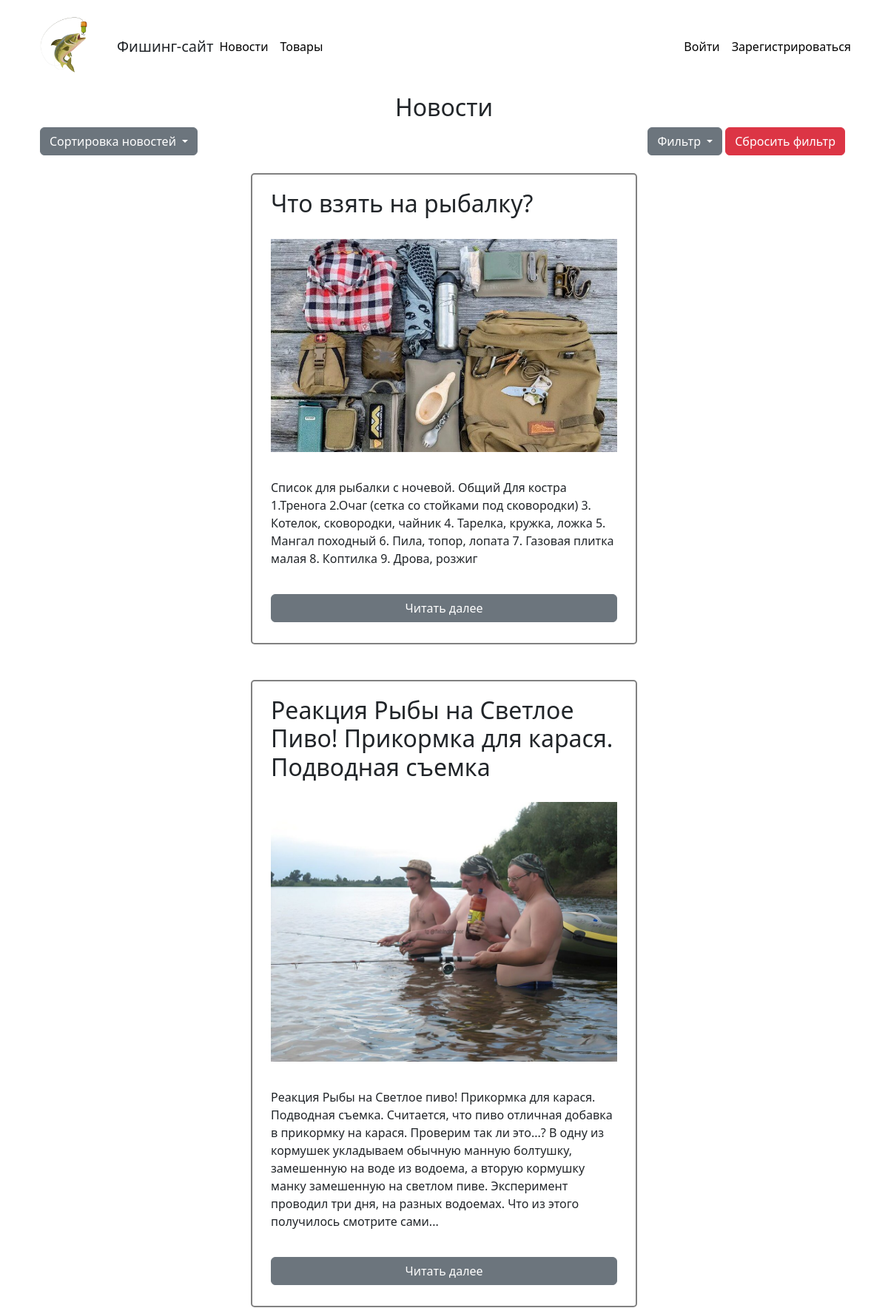
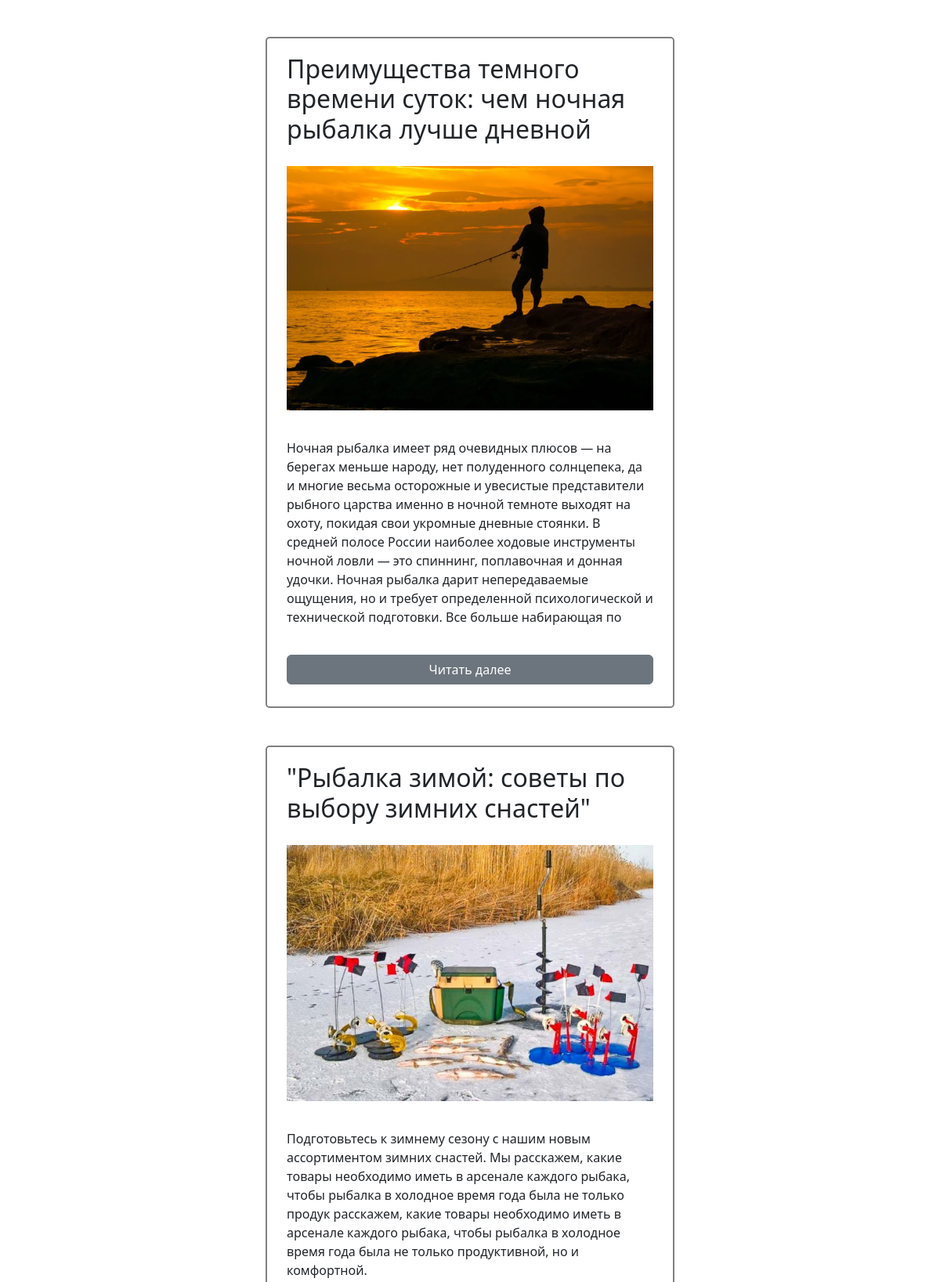
Page /news/ (upper part) on the committed database (2 pictures, top to bottom).
### core/app/news/models.py (models this page shows)
class News(db.Model):
    __tablename__ = "news"
    id = db.Column(db.Integer, primary_key=True)
    title = db.Column(db.String(100), nullable=False)
    picture = db.Column(
        db.String(200),
        nullable=True,
    )
    text = db.Column(
        db.String(500),
        nullable=False,
    )
    author_id = db.Column(db.Integer, db.ForeignKey("users.id", name="author"))
    author = db.relationship(User)
    news_type = db.Column(
        sqlalchemy.Enum(NewsType),
        default=NewsType.regular,
    )
    is_published = db.Column(
        db.Boolean,
        nullable=False,
        default=True,
    )
    created_at = db.Column(db.DateTime, default=datetime.now)

### core/routes/news/routes.py (the view)
@news_bp.route("/news/", methods=["GET"])
def get_news():
    page = request.args.get("page")
    news_type = request.args.get("news_type")
    sorting = request.args.get("sorting")
    use_case = GetNewsUseCase(
        news_service=NewsService,
    )
    page = abs(int(page)) if page else 1
    news, page_quantity = use_case.execute(
        page=page, news_type=news_type, sorting=sorting
    )
    return render_template(
        "news/news.html",
        news=news,
        page=page,
        page_quantity=page_quantity,
        news_type=news_type,
        sorting=sorting,
    )

### core/app/news/services.py (called while the page is built)
    def get_published_news(
        page: str | None, news_type: str | None, sorting: str | None
    ):
        sorting = sorting if sorting else "default"
        query = db.session.query(News).filter(News.is_published == True)
        if news_type:
            query = query.filter(News.news_type == news_type)
        news = query.order_by(desc(NewsService.SORTING_TYPES[sorting])).all()
        news_quantity = len(news)
        return news[(page - 1) * 4 : page * 4], news_quantity

### core/app/news/use_cases.py (called while the page is built)
    def execute(self, page: str | None, news_type: str | None, sorting: str | None):
        news, news_quantity = self.news_service.get_published_news(
            page=page, news_type=news_type, sorting=sorting
        )
        page_quantity = math.ceil(news_quantity / 5)
        return news, page_quantity

### templates/news/news.html (shortened to what this page needs)
{% extends "base.html" %}
{% block content %}
<div class="container">
    <h2 class="text-center">Новости</h2>
    <div class="dropdown">
        <div class="row d-flex justify-content-between">
            <div class="col-4">
                <button class="btn btn-secondary dropdown-toggle" type="button" id="dropdownMenuButton1"
                         data-bs-toggle="dropdown" aria-expanded="false">
                    Сортировка новостей
                </button>
            </div>
            <div class="col-4 d-flex justify-content-end">
                <div>
                        <button class="btn btn-secondary dropdown-toggle" type="button" id="dropdownMenuButton1"
                            data-bs-toggle="dropdown" aria-expanded="false">
                        Фильтр
                    </button>
                </div>
                <a class="btn btn-danger mx-1" href="/news/">Сбросить фильтр</a>
            </div>
        </div>
    </div>
    <div class="">
        <div class="row d-flex justify-content-center">
            {% for item in news %}
            <div class="row d-flex justify-content-center">
                <div class="col-12 col-md-6 my-4">
                    {% if item.news_type.value == "regular" %}
                        <div class="news_block">
                            <div>
                                <h2>{{ item.title }}</h2>
                            </div>
                            <div>
                                <p><img class="w-100" src="../{{ item.picture }}" alt=""></p>
                            </div>
                            <div>
                                <p>{{ item.text }}</p>
                            </div>
                            <a href="/news/{{ item.id }}" class="btn btn-secondary mb-2">Читать далее</a>
                        </div>
                    {% endif %}
                </div>
            </div>
            {% endfor %}
        </div>
    </div>
</div>
{% endblock %}

### static/css/styles.css (style rules this page uses)
.news_block { border-radius: 5px; border: 2px solid grey; padding: 20px 25px 20px 25px; display: flex; flex-direction: column; gap: 20px }

### rows in the picture
News: title "Что взять на рыбалку?", picture (picture), text "Список для рыбалки с ночевой. Общий Для костра 1.Тренога 2.Очаг (сетка со стойками под сковородки) 3. Котелок, сковородки, чайник 4. Тарелка, кружка, ложка 5. Мангал походный 6. Пила, топор, лопата 7. Газовая плитка малая 8. Коптилка 9. Дрова, розжиг"
News: title "Реакция Рыбы на Светлое Пиво! Прикормка для карася. Подводная съемка⁠⁠", picture (picture), text "Реакция Рыбы на Светлое пиво! Прикормка для карася. Подводная съемка. Считается, что пиво отличная добавка в прикормку на карася. Проверим так ли это...? В одну из кормушек укладываем обычную манную болтушку, замешенную на воде из водоема, а вторую кормушку манку замешенную на светлом пиве. Эксперимент проводил три дня, на разных водоемах. Что из этого получилось смотрите сами..."
News: title "Преимущества темного времени суток: чем ночная рыбалка лучше дневной", picture (picture), text "Ночная рыбалка имеет ряд очевидных плюсов — на берегах меньше народу, нет полуденного солнцепека, да и многие весьма осторожные и увесистые представители рыбного царства именно в ночной темноте выходят на охоту, покидая свои укромные дневные стоянки. В средней полосе России наиболее ходовые инструменты ночной ловли — это спиннинг, поплавочная и донная удочки. Ночная рыбалка дарит непередаваемые ощущения, но и требует определенной психологической и технической подготовки. Все больше набирающая по"
News: title "\"Рыбалка зимой: советы по выбору зимних снастей\"", picture (picture), text "Подготовьтесь к зимнему сезону с нашим новым ассортиментом зимних снастей. Мы расскажем, какие товары необходимо иметь в арсенале каждого рыбака, чтобы рыбалка в холодное время года была не только продук расскажем, какие товары необходимо иметь в арсенале каждого рыбака, чтобы рыбалка в холодное время года была не только продуктивной, но и комфортной."
